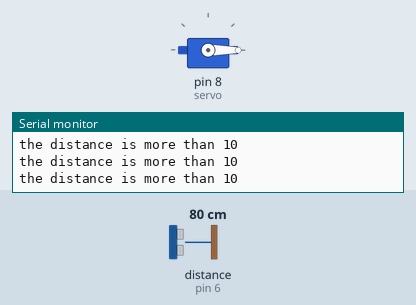
This sketch was run on a simulated Arduino Uno, built with avr-gcc and run on an emulated ATmega328P. On the bench: servo, the last lines printed to the serial monitor. Wiring (inferred from the names in the program): ultrasonic range finder: trigger pin 7; echo pin 6. Inputs (shaded band) come from the test bench; at power-on: distance to the obstacle (sensor on pin 6) 80 cm. The echo pulse lasts 58.3 µs per cm.

Above: at 1.3 s.
1.4 s: distance to the obstacle (sensor on pin 6) set to 2 cm
At 2.2 s:
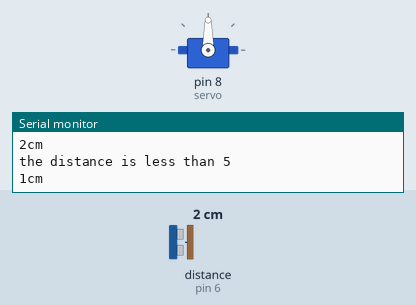
3.0 s: distance to the obstacle (sensor on pin 6) set to 9 cm
At 3.5 s:
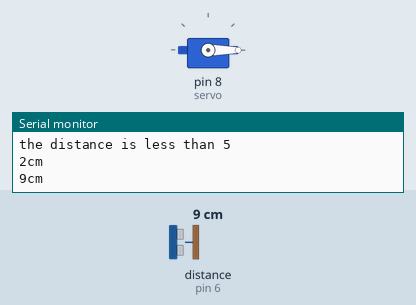
4.5 s: distance to the obstacle (sensor on pin 6) set to 4 cm
At 5.9 s:
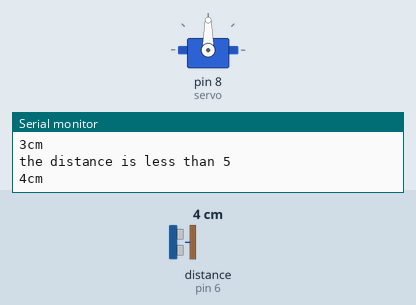
Timing chart, 0 to 7.5 s (numbered marks = the images above; inputs shaded):
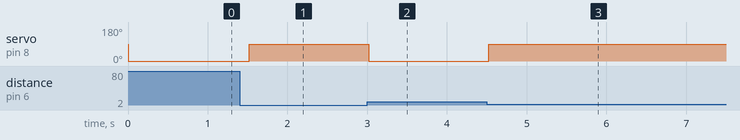

Measured:
- after the input at 1.4 s, servo on pin 8 (servo): 0° → 90° after 0.12 s
- after the input at 3.0 s, servo on pin 8 (servo): 90° → 0° at once
- after the input at 4.5 s, servo on pin 8 (servo): 0° → 90° at once

The sketch:

Servo.ino
```cpp
#include<Servo.h>
#define trigPin 7
#define echoPin 6
Servo servo;
int sound = 250;

void setup() {
  // put your setup code here, to run once:
Serial.begin(9600);
pinMode(trigPin,OUTPUT);
pinMode(echoPin,INPUT);
servo.attach(8);
}

void loop() {
  // put your main code here, to run repeatedly:
long duration, distance;
digitalWrite(trigPin,LOW);
delayMicroseconds(2);
digitalWrite(trigPin,HIGH);
delayMicroseconds(10);
digitalWrite(trigPin,LOW);
duration = pulseIn(echoPin,HIGH);
distance = (duration/2)/29.1;

if(distance<5) {
  Serial.println("the distance is less than 5");
  servo.write(90);
}
else{
  servo.write(0);
  }

if(distance>10) {
  Serial.println("the distance is more than 10");
}
else{
Serial.print(distance);
Serial.println("cm");
}
delay(500);
}
```
